Frame 1 (no input): blank canvas, image omitted
Frame 60 (the mouse pressed at the canvas centre just before this capture): blank canvas, image omitted
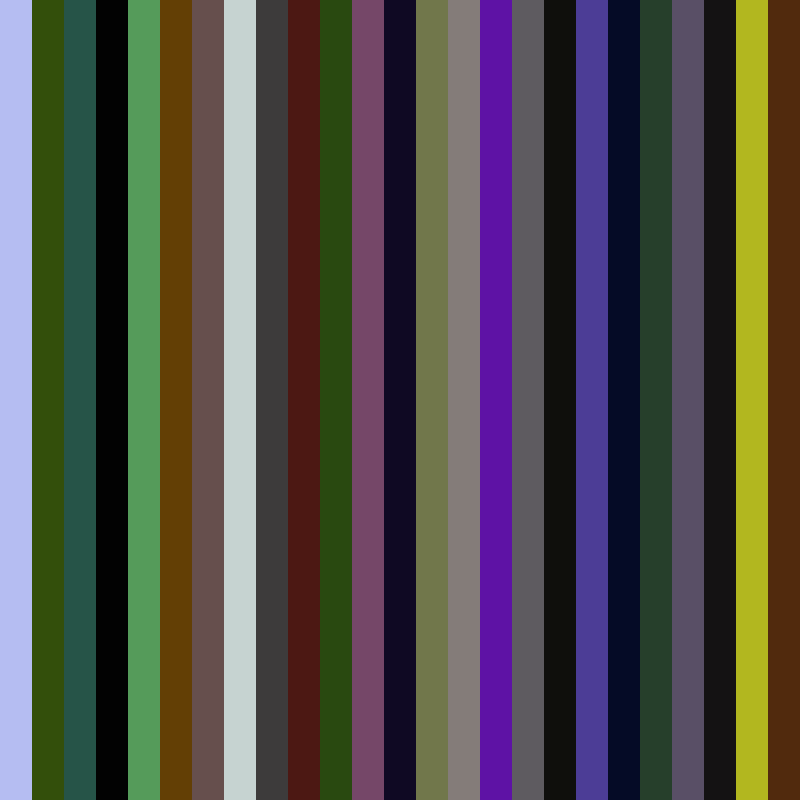
Frame 120 (the mouse held since frame 60 and released just before this capture)

The Processing sketch whose frames 1 and 60 were blank and that drew this single picture after the mouse press (run headless with seeded random() and noise(); from frame 60 on, the mouse is pressed at the canvas centre):

// Processing sketch: sketch_200722c
// ── sketch_200722c.pde
int tileCountX = 50;
int tileCountY = 10;

int[] hueValues = new int[tileCountX];
int[] saturationValues = new int[tileCountX];
int[] brightnessValues = new int[tileCountX];

void setup() {
  size(800, 800);
  colorMode(HSB, 360, 100, 100, 100);
  noStroke();
  
  for (int i = 0; i < tileCountX; i++) {
    hueValues[i]= (int) random(0, 360);
    saturationValues[i]= (int) random(0, 100);
    brightnessValues[i]= (int) random(0, 100);
  }
}

void draw() {
  background(0, 0, 100);
  int counter = 0;
  int currentTileCountX = (int) map(mouseX, 0, width, 1, tileCountX);
  int currentTileCountY = (int) map(mouseY, 0, height, 1, tileCountY);
  float tileWidth = width / (float) currentTileCountX;
  float tileHeight = width / (float) currentTileCountY;

  for(int gridY = 0; gridY < tileCountY; gridY++) {
    for(int gridX = 0; gridX < tileCountX; gridX++) {
      float posX = tileWidth * gridX;
      float posY = tileHeight * gridY;
      int index = counter % currentTileCountX;
      fill(
        hueValues[index],
        saturationValues[index],
        brightnessValues[index]
      );
      rect(posX, posY, tileWidth, tileHeight);
      counter++;
    }
  }
}

void keyReleased() {
  if(key == '1') {
    for (int i = 0; i < tileCountX; i++) {
      hueValues[i]= (int) random(0, 360);
      saturationValues[i]= (int) random(0, 100);
      brightnessValues[i]= (int) random(0, 100);
    }
  }
  
  if(key == '2') {
    for (int i = 0; i < tileCountX; i++) {
      hueValues[i]= (int) random(0, 360);
      saturationValues[i]= (int) random(0, 100);
      brightnessValues[i]= 100;
    }
  }
  
  if(key == '3') {
    for (int i = 0; i < tileCountX; i++) {
      hueValues[i]= (int) random(0, 360);
      saturationValues[i]= 100;
      brightnessValues[i]= (int) random(0, 100);
    }
  }
  
  if (key == '4') {  
    for (int i=0; i<tileCountX; i++) {
      hueValues[i] = 0;
      saturationValues[i] = 0;
      brightnessValues[i] = (int) random(0,100);
    }
  }
  
  if (key == '5') {  
    for (int i=0; i<tileCountX; i++) {
      hueValues[i] = 195;
      saturationValues[i] = 100;
      brightnessValues[i] = (int) random(0,100);
    }
  }
  
  if (key == '6') {  
    for (int i=0; i<tileCountX; i++) {
      hueValues[i] = 195;
      saturationValues[i] = (int) random(0,100);
      brightnessValues[i] = 100;
    }
  }
  
  if (key == '7') {  
    for (int i=0; i<tileCountX; i++) {
      hueValues[i] = (int) random(0,180);
      saturationValues[i] = (int) random(80,100);
      brightnessValues[i] = (int) random(50,90);
    }
  }
  
  if (key == '8') {  
    for (int i=0; i<tileCountX; i++) {
      hueValues[i] = (int) random(180,360);
      saturationValues[i] = (int) random(80,100);
      brightnessValues[i] = (int) random(50,90);
    }
  }
  
  if (key == '9') {
    for (int i=0; i<tileCountX; i++) {
      if (i%2 == 0) {
        hueValues[i] = (int) random(0,360);
        saturationValues[i] = 100;
        brightnessValues[i] = (int) random(0,100);
      } 
      else {
        hueValues[i] = 195;
        saturationValues[i] = (int) random(0,100);
        brightnessValues[i] = 100;
      }
    }
  }
  
  if (key == '0') {
    for (int i=0; i<tileCountX; i++) {
      if (i%2 == 0) {
        hueValues[i] = (int) 192;
        saturationValues[i] = (int) random(0,100);
        brightnessValues[i] = (int) random(10,100);
      } 
      else {
        hueValues[i] = 273;
        saturationValues[i] = (int) random(0,100);
        brightnessValues[i] = (int) random(10,90);
      }
    }
  }
}
